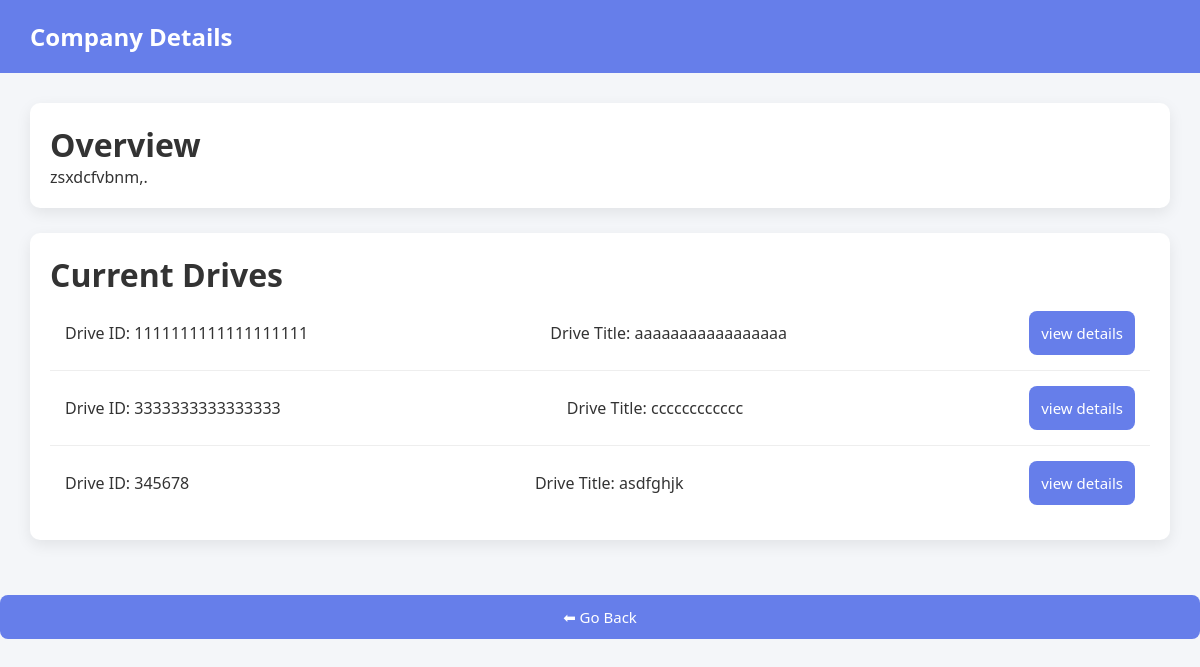
Page /company_details/2 on the committed database.
### models.py (models this page shows, shortened)
class companies(db.Model):
    __tablename__ = 'companies'
    id = db.Column(db.Integer, primary_key=True)
    company_name = db.Column(db.String(50), nullable=False, unique=True)
    hr_contact = db.Column(db.String(50))
    website = db.Column(db.String(50))
    about_company = db.Column(db.String(500))
    password_hash = db.Column(db.String(300), nullable=False)
    approval_status = db.Column(db.Enum('pending','approved','rejected', name='approval_status_enum'), default='pending')
    is_blacklisted = db.Column(db.Integer, default=0)
    placement_drives = db.relationship('placement_drives', backref='companies', lazy=True)

class placement_drives(db.Model):
    __tablename__ = 'placement_drives'
    id = db.Column(db.Integer, primary_key=True)
    company_id = db.Column(db.Integer, db.ForeignKey('companies.id'), nullable=False)
    job_id = db.Column(db.Integer, nullable=False, unique=True) # NEW    -----------solely for search functionality
    job_title = db.Column(db.String(100), nullable=False)
    job_description = db.Column(db.String(500), nullable=False)
    required_skills = db.Column(db.String(300))   # NEW
    experience_required = db.Column(db.String(100))   # NEW
    salary_range = db.Column(db.String(100))   # NEW
    eligibility_criteria = db.Column(db.String(500), nullable=False)
    deadline = db.Column(db.Date, nullable=False)
    status = db.Column(db.Enum('pending','approved','rejected','complete', name='placement_drives_status_enum'), default='pending')
    applications = db.relationship('applications', backref='placement_drives', lazy=True)

### student.py (the view)
@student_bp.route('/company_details/<int:company_id>', methods=['GET','POST'])
def view_company_details(company_id):
    company = companies.query.filter_by(id=company_id).first()
    active_drives = placement_drives.query.filter_by(status='approved', company_id=company_id).all()
    return render_template('/student/view_company_details.html',
    about_company=company.about_company,
    active_drives=active_drives,
    is_blacklisted=company.is_blacklisted)

### templates/student/view_company_details.html (shortened to what this page needs)
<!DOCTYPE html>
<html lang="en">
<head>
    <link rel="stylesheet" href="{{ url_for('static', filename='css/student/view_company_details.css') }}">
</head>
<body>
    <div class="header">
        Company Details
    </div>
    <div class="container">
        {% if is_blacklisted == 0 %}
        <div class="card">
            <h1>Overview</h1>
            <span>{{about_company}}</span>
        </div>
        <div class="card">
            <h1>Current Drives</h1>
            {% if active_drives %}
            {% for active_drive in active_drives %}
            <div class="drive">
                <span>Drive ID: {{active_drive.job_id}} </span>
                <span>Drive Title: {{active_drive.job_title}} </span>
                <span><a href="{{url_for('student.company_specific_drive_detail', drive_id=active_drive.id)}}"><button>view
                            details</button></a></span>
            </div>
            {% endfor %}
        </div>
        {% else %}
        <p class="empty">No current drives available</p>
        {% endif %}
        {% else %}
        <div class="warning">
            🚫 This company has been blacklisted by the admin.
        </div>
        {% endif %}
    </div>
<a href="{{url_for('student.student_dashboard')}}"><button>⬅ Go Back</button></a>
</body>
</html>

### static/css/student/view_company_details.css (style rules this page uses)
* { margin: 0; padding: 0; box-sizing: border-box; font-family: 'Segoe UI', Tahoma, Geneva, Verdana, sans-serif; }
body { background: #f4f6f9; color: #333; }
.header { background: #667eea; color: white; padding: 20px 30px; font-size: 24px; font-weight: bold; }
.container { padding: 30px; }
.card { background: white; padding: 20px; border-radius: 10px; margin-bottom: 25px; box-shadow: 0 5px 15px rgba(0,0,0,0.08); }
.drive { padding: 15px; border-bottom: 1px solid #eee; display: flex; justify-content: space-between; align-items: center; }
.drive:last-child { border-bottom: none; }
button { padding: 6px 12px; border: none; background: #667eea; color: white; border-radius: 6px; cursor: pointer; transition: 0.3s; }
button { width: 100%; padding: 12px; background: #667eea; color: white; border: none; border-radius: 8px; font-size: 15px; cursor: pointer; transition: 0.3s; }

### rows in the picture
companies: about_company "zsxdcfvbnm,."
placement_drives: job_id "1111111111111111111", job_title "aaaaaaaaaaaaaaaaa"
placement_drives: job_id "3333333333333333", job_title "cccccccccccc"
placement_drives: job_id "345678", job_title "asdfghjk"
